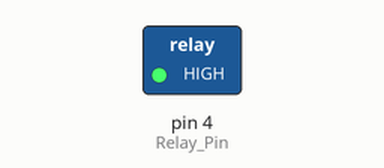
Bench run of a sketch on a simulated Arduino Uno, built with avr-gcc and run on an emulated ATmega328P. On the bench: switched loads named in the sketch (green lamp = pin HIGH).

Above: at 0.1 s.
Timing chart, 0 to 1.6 s (numbered marks = the images above):
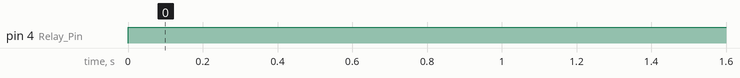

The sketch:

relay_test.ino
```cpp
#define Relay_Pin 4

void setup()
{
  pinMode(Relay_Pin, OUTPUT);
}


void loop(){
// Open loop
  digitalWrite(Relay_Pin, HIGH);

//  delay(2000);

// Pass
//  digitalWrite(Relay_Pin, LOW);
}
```

Measured:
- by itself, pin 4 (Relay_Pin): LOW → HIGH at 0.00 s
